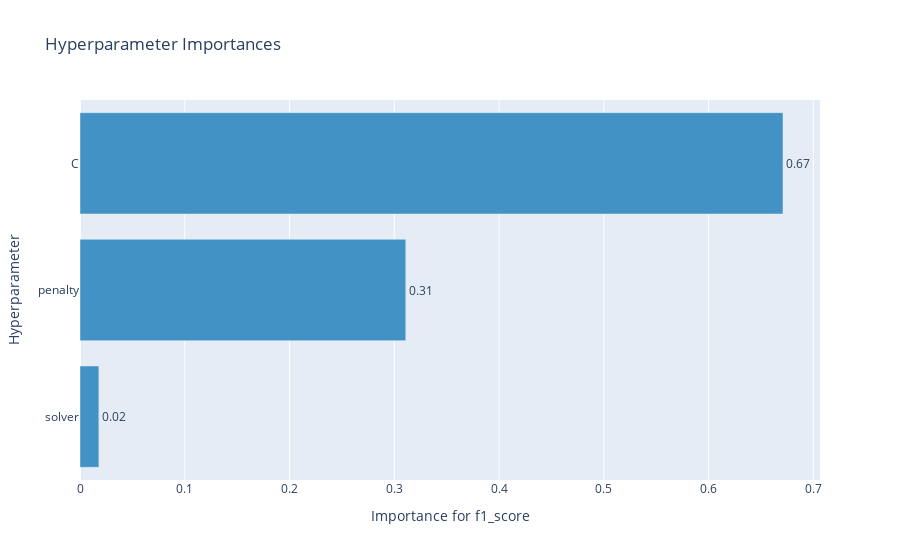

The notebook cell saved with this chart:
### Code cell
optuna.visualization.plot_param_importances(study_l12, target_name="f1_score")

### Figure 1 — Plotly figure (JSON) as saved in the notebook; plotly's stock layout.template omitted (floating-point values rounded to 4 significant figures)
{"data": [{"cliponaxis": false, "hovertemplate": ["solver (CategoricalDistribution): 0.018010939251803946<extra></extra>", "penalty (CategoricalDistribution): 0.31095893190436463<extra></extra>", "C (FloatDistribution): 0.6710301288438314<extra></extra>"], "marker": {"color": "rgb(66,146,198)"}, "orientation": "h", "text": ["0.02", "0.31", "0.67"], "textposition": "outside", "type": "bar", "x": [0.01801, 0.311, 0.671], "y": ["solver", "penalty", "C"]}], "layout": {"showlegend": false, "title": {"text": "Hyperparameter Importances"}, "xaxis": {"title": {"text": "Importance for f1_score"}}, "yaxis": {"title": {"text": "Hyperparameter"}}}}
